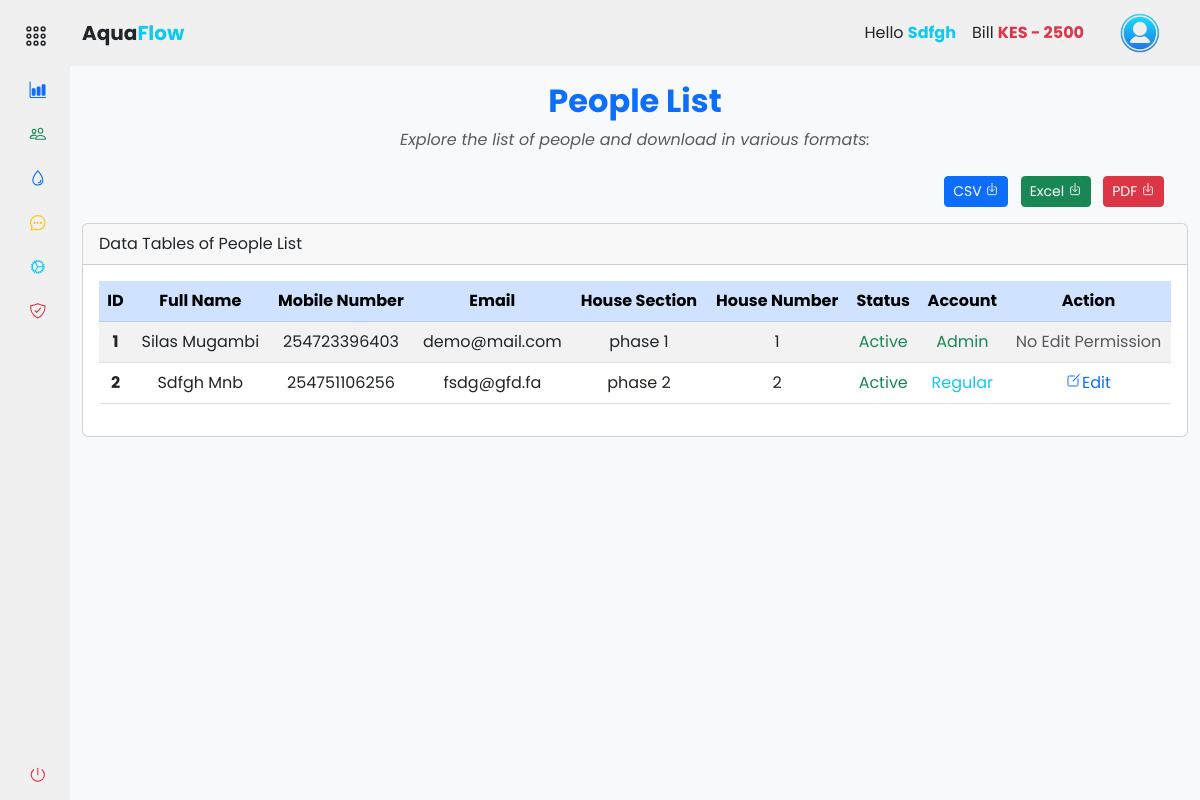
Screenshot of /accounts/people/people_list (signed in) with the database file from the repository.
### app/backend/models/user.py (models this page shows, shortened)
class User(db.Model, UserMixin):
    id = db.Column(db.Integer, primary_key=True)
    mobile_number = db.Column(db.String(20), unique=True, nullable=False)
    password_hash = db.Column(db.String(128), nullable=False)
    first_name = db.Column(db.String(50))
    last_name = db.Column(db.String(50))
    email = db.Column(db.String(120))
    house_section = db.Column(db.String(50))
    house_number = db.Column(db.String(20))
    profile_image = db.Column(db.String(255))
    is_active = db.Column(db.Boolean, default=True)
    is_admin = db.Column(db.Boolean, default=False)
    meter_readings = db.relationship('MeterReading', backref='user', lazy=True)
    payments = db.relationship('Payment', backref='user', lazy=True)

### app/backend/accounts/people/routes.py (the view)
@people_bp.route('/people_list')
@login_required
def people_list():
    if current_user.is_authenticated:
        people_list = User.query.all()
        return render_template('accounts/people_list.html', hide_footer=True, people_list=people_list)
    else:
        return redirect(url_for('auth.login'))

### app/backend/accounts/accounts_context.py (called while the page is built)
def accounts_context():
    people = 'silas'
    bill = int('2500')
    return {'people': people, 'bill': bill}

def inject_now():
    return {'now': datetime.utcnow() + timedelta(hours=3)}

### app/assets/templates/accounts/people_list.html (shortened to what this page needs)
{% extends "base.html" %} {% block content %}
<div class="container-fluid">
  <div class="text-center mt-3">
    <h2 class="mb-2 fw-bold text-primary">People List</h2>
    <p class="mb-4 text-muted fst-italic">
      Explore the list of people and download in various formats:
    </p>
  </div>
  <div class="row">
    <div class="col-md-12">
      <div class="mb-3 float-end me-3">
        <a
          href="{{ url_for('accounts.people.download_users', format='csv') }}"
          class="btn btn-sm me-2 btn-primary"
          download="people_list.csv"
        >
          CSV <ion-icon name="download-outline"></ion-icon>
        </a>
        <a
          href="{{ url_for('accounts.people.download_users', format='excel') }}"
          class="btn btn-sm me-2 btn-success"
          download="people_list.xlsx"
        >
          Excel <ion-icon name="download-outline"></ion-icon>
        </a>
        <a
          href="{{ url_for('accounts.people.download_users', format='pdf') }}"
          class="btn btn-sm me-2 btn-danger"
          download="people_list.pdf"
        >
          PDF <ion-icon name="download-outline"></ion-icon>
        </a>
      </div>
    </div>
  </div>
  <div class="col-md-12">
    <div class="card">
      <div class="card-header">Data Tables of People List</div>
      <div class="card-body">
        <div class="table-responsive">
          <table
            id="example"
            class="table table-striped data-table text-center"
            style="width: 100%"
          >
            <thead class="table-primary">
              <tr>
                <th scope="col">ID</th>
                <th scope="col">Full Name</th>
                <th scope="col">Mobile Number</th>
                <th scope="col">Email</th>
                <th scope="col">House Section</th>
                <th scope="col">House Number</th>
                <th scope="col">Status</th>
                <th scope="col">Account</th>
                <th scope="col">Action</th>
              </tr>
            </thead>
            <tbody>
              {% for person in people_list %}
              <tr>
                <th scope="row">{{ person.id }}</th>
                <td>
                  {{ person.first_name.title() ~ " " ~ person.last_name.title()
                  }}
                </td>
                <td>{{ person.mobile_number }}</td>
                <td>{{ person.email }}</td>
                <td>{{ person.house_section }}</td>
                <td>{{ person.house_number }}</td>
                <td>
                  {% if person.is_active %}
                  <span class="text-success">Active</span>
                  {% else %}
                  <span class="text-danger">Inactive</span>
                  {% endif %}
                </td>
                <td>
                  {% if person.is_admin %}
                  <span class="text-success">Admin</span>
                  {% else %}
                  <span class="text-info">Regular</span>
                  {% endif %}
                </td>
                <td>
                  {% if current_user.is_admin or current_user.id == person.id %}
                  <a
                    href="{{ url_for('accounts.people.edit_user', user_id=person.id) }}"
                  >
                    <ion-icon name="create-outline"></ion-icon>Edit
                  </a>
                  {% else %}
                  <span class="text-muted">No Edit Permission</span>
                  {% endif %}
                </td>
              </tr>
              {% endfor %}
            </tbody>
          </table>
        </div>
      </div>
    </div>
  </div>
</div>
{% endblock %}

### app/assets/templates/base.html (shortened to what this page needs)
<!DOCTYPE html>
<html lang="en">
  <head>
    <link
      rel="stylesheet"
      href="{{ url_for('static', filename='css/vendor/bootstrap.min.css') }}"
    />
    <link
      rel="stylesheet"
      href="{{ url_for('static', filename='css/styles.css') }}"
    />
  </head>
  <body>
    <div class="wrapper">
      {% include '/components/sidebar.html' %}
      <section class="main">
        {% include '/components/navbar.html' %}
        <main>
          {% block content %}{% endblock %}
        </main>
      </section>
    </div>
  </body>
</html>

### app/assets/templates/components/sidebar.html (shortened to what this page needs)
{% if not hide_sidebar %}
<aside id="sidebar">
  <div class="d-flex mt-2">
    <button class="toggle-btn" type="button">
      <ion-icon name="apps-outline" class="text-dark"></ion-icon>
    </button>
  </div>
  <ul class="sidebar-nav">
    <li class="sidebar-item">
      <a
        href="{{ url_for('accounts.dashboard.dashboard') }}"
        class="sidebar-link"
      >
        <ion-icon name="bar-chart" class="text-primary me-2"></ion-icon>
      </a>
    </li>
    <li class="sidebar-item">
      <a
        href="#people"
        class="sidebar-link collapsed has-dropdown"
        data-bs-toggle="collapse"
        data-bs-target="#people"
        aria-expanded="false"
        aria-controls="people"
      >
        <ion-icon name="people-outline" class="text-success"></ion-icon>
      </a>
    </li>
    <li class="sidebar-item">
      <a
        href="#records_water_supply"
        class="sidebar-link collapsed has-dropdown"
        data-bs-toggle="collapse"
        data-bs-target="#records_water"
        aria-expanded="false"
        aria-controls="records_water"
      >
        <ion-icon name="water-outline" class="text-primary"></ion-icon>
      </a>
    </li>
    <li class="sidebar-item">
      <a
        href="{{ url_for('accounts.messages.messages') }}"
        class="sidebar-link"
      >
        <ion-icon
          name="chatbubble-ellipses-outline"
          class="text-warning"
        ></ion-icon>
      </a>
    </li>
    <li class="sidebar-item">
      <a
        href="{{ url_for('accounts.settings.settings') }}"
        class="sidebar-link"
      >
        <ion-icon name="cog-outline" class="text-info"></ion-icon>
      </a>
    </li>
    <li class="sidebar-item">
      <a
        href="{{ url_for('accounts.security.security_options') }}"
        class="sidebar-link"
      >
        <ion-icon
          name="shield-checkmark-outline"
          class="text-danger"
        ></ion-icon>
      </a>
    </li>
  </ul>
  <div class="sidebar-footer">
    <a
      class="sidebar-link"
      href="{{ url_for('auth.logout') }}"
      onclick="localStorage.clear();"
    >
      <ion-icon name="power-outline" class="text-danger"></ion-icon>
    </a>
  </div>
</aside>
{% endif %}

### app/assets/templates/components/navbar.html (shortened to what this page needs)
{% if not hide_navbar %}
<header id="navbar" class="navbar navbar-expand-lg sticky-sm-top">
  <div class="container-fluid">
    <a
      class="navbar-brand text-dark text-center d-flex align-items-center fw-bold"
      href="#"
    >
      Aqua<span class="text-info">Flow</span>
    </a>
    <div class="collapse navbar-collapse" id="navbarToggler">
      <div class="d-flex align-items-center ms-auto">
         {% if current_user.is_authenticated %}
        <ul class="navbar-nav me-3">
          <li class="nav-item">
            <a class="nav-link text-dark">
              Hello
              <span class="text-info fw-bold"
                >{{ current_user.first_name.title() }}</span
              >
            </a>
          </li>
          <li class="nav-item">
            <a class="nav-link text-dark">
              Bill
              <span
                class="fw-bold {% if bill > 0 %}text-danger{% else %}text-success{% endif %}"
                >KES {% if bill > 0 %}-{% endif %} {{ bill }}</span
              >
            </a>
          </li>
        </ul>
        <div class="btn-group">
          <button
            type="button"
            class="btn navbar-brand rounded-circle border-0"
            data-bs-toggle="dropdown"
            aria-expanded="false"
          >
            <img
              src="{{ url_for('static', filename='images/user.png') }}"
              alt="logo image"
              height="40px"
              width="40px"
            />
          </button>
        </div>
        {% endif %}
      </div>
    </div>
  </div>
</header>
{% endif %}

### app/assets/static/css/styles.css (style rules this page uses)
a { text-decoration: none; }
li { list-style: none; }
button { border: none !important; outline: none; }
body { font-family: "Poppins", sans-serif; }
.wrapper { display: flex; overflow: hidden; height: 100vh; }
#sidebar { width: 70px; min-width: 70px; z-index: 1000; transition: all 0.25s ease-in-out; display: flex; flex-direction: column; }
.toggle-btn { background-color: transparent; cursor: pointer; border: 0; padding: 1rem 1.5rem; }
.toggle-btn ion-icon { color: #000; font-size: 1.5rem; }
.sidebar-nav { padding: 0rem; flex: 1 1 auto; }
a.sidebar-link { padding: 0.625rem 1.625rem; color: #000; display: block; font-size: 0.9rem; border-radius: 5px; white-space: nowrap; border-left: 3px solid transparent; transition: background-color 0.3s ease, margin-inline-start 0.3s ease, border-left 0.3s ease; }
.sidebar-link ion-icon { font-size: 1.1rem; margin-right: 0.75rem; }
.sidebar-item { position: relative; }
.main { min-height: 100vh; width: 100%; overflow-y: scroll; transition: all 0.35s ease-in-out; background-color: rgb(248, 249, 250); }
.navbar, #sidebar { background-color: #f0f0f0; z-index: 1000; }

### rows the page displays
User: first_name "Sdfgh", id "2", first_name "Sdfgh Mnb", mobile_number "254751106256", email "fsdg@gfd.fa", house_section "phase 2", house_number "2", is_active "Active", is_admin "Regular"
User: id "1", first_name "Silas Mugambi", mobile_number "254723396403", email "demo@mail.com", house_section "phase 1", house_number "1", is_active "Active", is_admin "Admin", shows "No Edit Permission"

### other values shown
{{ bill }} "2500"
